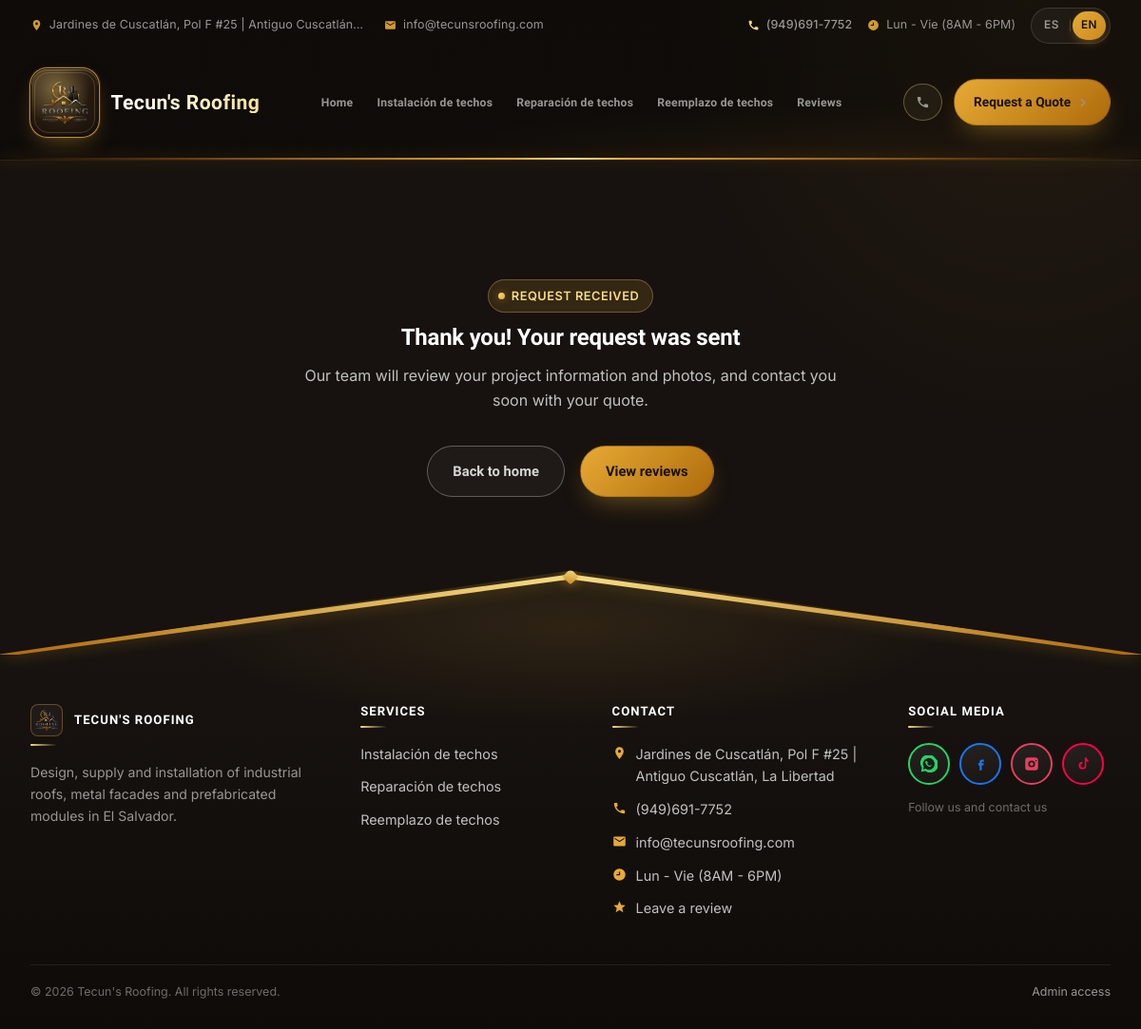
Screenshot of /cotizacion/gracias with the database file from the repository.
### models.py (models this page shows)
class ContentBlock(db.Model):
    __tablename__ = "content_blocks"
    id = db.Column(db.Integer, primary_key=True)
    section_key = db.Column(db.String(80), unique=True, nullable=False)
    label = db.Column(db.String(150), nullable=False)  # human-friendly label for admin UI
    eyebrow = db.Column(db.String(150))
    title = db.Column(db.String(300))
    body = db.Column(db.Text)
    image_path = db.Column(db.String(300))
    extra = db.Column(db.String(300))  # small extra field (phone, cta label, etc.)
    updated_at = db.Column(db.DateTime, default=datetime.utcnow, onupdate=datetime.utcnow)

class Service(db.Model):
    __tablename__ = "services"
    id = db.Column(db.Integer, primary_key=True)
    slug = db.Column(db.String(120), unique=True, nullable=False)
    name = db.Column(db.String(150), nullable=False)
    short_description = db.Column(db.String(400))
    description = db.Column(db.Text)
    work_methods = db.Column(db.Text)  # métodos de trabajo: un ítem por línea
    image_path = db.Column(db.String(300))  # imagen de portada / fallback del hero
    video_path = db.Column(db.String(300))  # video opcional del hero (mp4/webm)
    order = db.Column(db.Integer, default=0)
    active = db.Column(db.Boolean, default=True)
    gallery_images = db.relationship(
        "ServiceGalleryImage",
        backref="service",
        cascade="all, delete-orphan",
        lazy=True,
        order_by="ServiceGalleryImage.sort_order",
    )

### public_routes.py (the view)
@public_bp.route("/cotizacion/gracias")
def cotizacion_gracias():
    return render_template("cotizacion_gracias.html")

### translations.py (called while the page is built)
def set_language():
    lang = request.cookies.get("lang")
    if lang not in SUPPORTED:
        lang = detect_lang()
    g.lang = lang

def detect_lang():
    accept = request.headers.get("Accept-Language", "")
    primary = accept.split(",")[0].strip().lower()
    code = primary.split(";")[0].split("-")[0].strip()
    return ES if code == ES else EN

def t(text, lang=None):
    text = str(text) if text is not None else ""
    if not text.strip():
        return text
    lang = lang or getattr(g, "lang", DEFAULT)
    if lang == DEFAULT or not _enabled():
        return text
    mapping = translate_mapping([text], lang)
    return mapping.get(text, text)

def localize(obj, fields):
    lang = getattr(g, "lang", DEFAULT)
    if lang == DEFAULT or not obj:
        return obj
    texts = [getattr(obj, f) for f in fields
             if getattr(obj, f, None) and isinstance(getattr(obj, f), str)]
    mapping = translate_mapping(texts, lang)
    return Localized(obj, fields, mapping)

def localize_service(service):
    return localize(service, list(SERVICE_FIELDS))

### templates/cotizacion_gracias.html (shortened to what this page needs)
{% extends "base.html" %}
{% block content %}
<section class="section section--dark" style="min-height:60vh; display:flex; align-items:center;">
  <div class="container" style="text-align:center; max-width:640px;">
    <div class="eyebrow" style="justify-content:center;">{{ t('Request received') }}</div>
    <h1>{{ t('Thank you! Your request was sent') }}</h1>
    <p style="color:var(--silver);">{{ t('Our team will review your project information and photos, and contact you soon with your quote.') }}</p>
    <div class="hero-actions" style="justify-content:center;">
      <a href="{{ url_for('public.index') }}" class="btn btn-outline">{{ t('Back to home') }}</a>
      <a href="{{ url_for('public.resenas') }}" class="btn btn-rust">{{ t('View reviews') }}</a>
    </div>
  </div>
</section>
{% endblock %}

### templates/base.html (shortened to what this page needs)
<!doctype html>
<html lang="{{ 'en' if current_lang == 'en' else 'es' }}">
<head>
  <link rel="stylesheet" href="{{ url_for('static', filename='css/style.css') }}">
</head>
<body>
  <div class="site-header" id="siteHeader">
    <div class="topbar">
      <div class="container">
        <div class="topbar-left">
          {% if site_info %}
          <span class="topbar-item">
            <svg class="topbar-ico" viewBox="0 0 24 24" aria-hidden="true"><path fill="currentColor" d="M12 2C8.13 2 5 5.13 5 9c0 5.25 7 13 7 13s7-7.75 7-13c0-3.87-3.13-7-7-7zm0 9.5A2.5 2.5 0 1 1 12 6.5a2.5 2.5 0 0 1 0 5z"/></svg>
            <span>{{ site_info.body }}</span>
          </span>
          <a class="topbar-item" href="mailto:{{ site_info.title }}">
            <svg class="topbar-ico" viewBox="0 0 24 24" aria-hidden="true"><path fill="currentColor" d="M20 4H4c-1.1 0-2 .9-2 2v12c0 1.1.9 2 2 2h16c1.1 0 2-.9 2-2V6c0-1.1-.9-2-2-2zm0 4-8 5L4 8V6l8 5 8-5v2z"/></svg>
            <span>{{ site_info.title }}</span>
          </a>
          {% endif %}
        </div>
        <div class="topbar-right">
          {% if site_info %}
          <div class="topbar-phones">
            {% if site_info.eyebrow %}
            <a class="topbar-item topbar-item--phone" href="tel:{{ site_info.eyebrow }}">
              <span>{{ site_info.eyebrow }}</span>
            </a>
            {% endif %}
            <span class="topbar-item">
            <svg class="topbar-ico" viewBox="0 0 24 24" aria-hidden="true"><path fill="currentColor" d="M12 2a10 10 0 1 0 0 20 10 10 0 0 0 0-20zm1 11H7v-2h4V7h2v6z"/></svg>
            <span>{{ site_info.extra }}</span>
          </span>
          <div class="lang-switch" aria-label="{{ t('Language') }}">
            <a href="{{ url_for('public.set_lang', lang='es') }}" class="{{ 'active' if current_lang == 'es' else '' }}" aria-label="{{ t('Spanish') }}">ES</a>
            <a href="{{ url_for('public.set_lang', lang='en') }}" class="{{ 'active' if current_lang == 'en' else '' }}" aria-label="{{ t('English') }}">EN</a>
          </div>
        </div>
        {% endif %}
      </div>
    </div>
    <header class="navbar">
      <div class="container">
        <a class="brand" href="{{ url_for('public.index') }}">
          {% if site_logo and site_logo.image_path %}
            <span class="brand-logo-wrap">
              <img src="{{ url_for('static', filename=site_logo.image_path) }}" alt="Tecun's Roofing">
            </span>
          {% else %}
            <span class="brand-mark" aria-hidden="true"></span>
          {% endif %}
          <span class="brand-text">
            <span class="brand-name">{% block brand_name %}Tecun's Roofing{% endblock %}</span>
          </span>
        </a>
        <nav class="nav-links" id="navLinks" aria-label="{{ t('Main menu') }}">
          {% set ep = request.endpoint or '' %}
          {% set current_slug = (request.view_args or {}).get('slug') %}
          {% set extra_slugs = nav_services_extra | map(attribute='slug') | list %}
          {% set extra_active = ep == 'public.servicio_detalle' and current_slug in extra_slugs %}
          <a
            class="nav-item nav-item--fixed {{ 'is-active' if ep == 'public.index' else '' }}"
            href="{{ url_for('public.index') }}"
          >{{ t('Home') }}</a>
          {% for s in nav_services_visible %}
          <a
            class="nav-item nav-item--product {{ 'is-active' if ep == 'public.servicio_detalle' and current_slug == s.slug else '' }}"
            href="{{ url_for('public.servicio_detalle', slug=s.slug) }}"
            title="{{ s.name }}"
          >{{ s.name }}</a>
          {% endfor %}
          <a
            class="nav-item nav-item--fixed {{ 'is-active' if ep == 'public.resenas' else '' }}"
            href="{{ url_for('public.resenas') }}"
          >{{ t('Reviews') }}</a>
        </nav>
        <div class="nav-cta">
          {% if site_info and site_info.eyebrow %}
          <a class="btn btn-call btn-call--desk" href="tel:{{ site_info.eyebrow }}" aria-label="{{ t('Call Us Today') }}">
            <svg viewBox="0 0 24 24" aria-hidden="true"><path fill="currentColor" d="M6.62 10.79a15.05 15.05 0 0 0 6.59 6.59l2.2-2.2a1 1 0 0 1 1.01-.24c1.12.37 2.33.57 3.58.57a1 1 0 0 1 1 1V20a1 1 0 0 1-1 1C10.4 21 3 13.6 3 4a1 1 0 0 1 1-1h3.5a1 1 0 0 1 1 1c0 1.25.2 2.45.57 3.57a1 1 0 0 1-.25 1.02l-2.2 2.2z"/></svg>
          </a>
          {% endif %}
          <a class="btn btn-rust btn-nav-cta" href="{{ url_for('public.cotizacion') }}">
            <span>{{ t('Request a Quote') }}</span>
            <svg class="btn-arrow" viewBox="0 0 24 24" aria-hidden="true"><path fill="currentColor" d="M13.172 12 8.222 7.05l1.414-1.414L16 12l-6.364 6.364-1.414-1.414z"/></svg>
          </a>
        </div>
      </div>
      <div class="navbar-glow" aria-hidden="true"></div>
    </header>
    <div class="header-accent" aria-hidden="true"></div>
  </div>
  <main>
    {% block content %}{% endblock %}
  </main>
  <footer class="site-footer">
    <div class="site-footer__shell">
      <div class="site-footer__ridge" aria-hidden="true">
        <span class="site-footer__ridge-cap"></span>
      </div>
      <div class="container site-footer__content">
        <div class="footer-grid">
          <div class="footer-brand">
            <h4 class="footer-brand__name">
              {% if site_logo and site_logo.image_path %}
                <img src="{{ url_for('static', filename=site_logo.image_path) }}" alt="Tecun's Roofing" class="footer-brand__logo">
              {% endif %}
              <span>TECUN'S ROOFING</span>
            </h4>
            <p class="footer-brand__text">{{ t('Design, supply and installation of industrial roofs, metal facades and prefabricated modules in El Salvador.') }}</p>
          </div>
          <div class="footer-col">
            <h4>{{ t('Services') }}</h4>
            <ul>
              {% for s in nav_services %}
                <li><a href="{{ url_for('public.servicio_detalle', slug=s.slug) }}">{{ s.name }}</a></li>
              {% endfor %}
            </ul>
          </div>
          <div class="footer-col">
            <h4>{{ t('Contact') }}</h4>
            <ul class="footer-contact">
              {% if site_info %}
              <li>
                <svg viewBox="0 0 24 24" aria-hidden="true"><path fill="currentColor" d="M12 2C8.13 2 5 5.13 5 9c0 5.25 7 13 7 13s7-7.75 7-13c0-3.87-3.13-7-7-7zm0 9.5A2.5 2.5 0 1 1 12 6.5a2.5 2.5 0 0 1 0 5z"/></svg>
                <span>{{ site_info.body }}</span>
              </li>
              <li>
                <svg viewBox="0 0 24 24" aria-hidden="true"><path fill="currentColor" d="M6.62 10.79a15.05 15.05 0 0 0 6.59 6.59l2.2-2.2a1 1 0 0 1 1.01-.24c1.12.37 2.33.57 3.58.57a1 1 0 0 1 1 1V20a1 1 0 0 1-1 1C10.4 21 3 13.6 3 4a1 1 0 0 1 1-1h3.5a1 1 0 0 1 1 1c0 1.25.2 2.45.57 3.57a1 1 0 0 1-.25 1.02l-2.2 2.2z"/></svg>
                <a href="tel:{{ site_info.eyebrow }}">{{ site_info.eyebrow }}</a>
              </li>
              <li>
                <svg viewBox="0 0 24 24" aria-hidden="true"><path fill="currentColor" d="M20 4H4c-1.1 0-2 .9-2 2v12c0 1.1.9 2 2 2h16c1.1 0 2-.9 2-2V6c0-1.1-.9-2-2-2zm0 4-8 5L4 8V6l8 5 8-5v2z"/></svg>
                <a href="mailto:{{ site_info.title }}">{{ site_info.title }}</a>
              </li>
              <li>
                <svg viewBox="0 0 24 24" aria-hidden="true"><path fill="currentColor" d="M12 2a10 10 0 1 0 0 20 10 10 0 0 0 0-20zm1 11H7v-2h4V7h2v6z"/></svg>
                <span>{{ site_info.extra }}</span>
              </li>
              {% endif %}
              <li>
                <svg viewBox="0 0 24 24" aria-hidden="true"><path fill="currentColor" d="M12 17.27 18.18 21l-1.64-7.03L22 9.24l-7.19-.61L12 2 9.19 8.63 2 9.24l5.46 4.73L5.82 21z"/></svg>
                <a href="{{ url_for('public.resenas') }}">{{ t('Leave a review') }}</a>
              </li>
            </ul>
          </div>
          <div class="footer-col">
            <h4>{{ t('Social media') }}</h4>
            <div class="footer-social">
              {% if site_socials and site_socials.eyebrow %}
              <a class="footer-social__btn footer-social__btn--wa" href="{{ site_socials.eyebrow }}" target="_blank" rel="noopener" aria-label="WhatsApp" title="WhatsApp">
              </a>
              {% endif %}
              {% if site_socials and site_socials.title %}
              <a class="footer-social__btn footer-social__btn--fb" href="{{ site_socials.title }}" target="_blank" rel="noopener" aria-label="Facebook" title="Facebook">
                <svg viewBox="0 0 24 24" aria-hidden="true"><path fill="currentColor" d="M14 9h3V6h-3c-1.8 0-3 1.4-3 3v2H9v3h2v7h3v-7h2.4l.6-3H14V9z"/></svg>
              </a>
              {% endif %}
              {% if site_socials and site_socials.body %}
              <a class="footer-social__btn footer-social__btn--ig" href="{{ site_socials.body }}" target="_blank" rel="noopener" aria-label="Instagram" title="Instagram">
                <svg viewBox="0 0 24 24" aria-hidden="true"><path fill="currentColor" d="M7 3h10a4 4 0 0 1 4 4v10a4 4 0 0 1-4 4H7a4 4 0 0 1-4-4V7a4 4 0 0 1 4-4zm5 4.2A4.8 4.8 0 1 0 16.8 12 4.8 4.8 0 0 0 12 7.2zm6.1-.9a1.1 1.1 0 1 0 1.1 1.1 1.1 1.1 0 0 0-1.1-1.1zM12 9.5A2.5 2.5 0 1 1 9.5 12 2.5 2.5 0 0 1 12 9.5z"/></svg>
              </a>
              {% endif %}
              {% if site_socials and site_socials.extra %}
              <a class="footer-social__btn footer-social__btn--tt" href="{{ site_socials.extra }}" target="_blank" rel="noopener" aria-label="TikTok" title="TikTok">
                <svg viewBox="0 0 24 24" aria-hidden="true"><path fill="currentColor" d="M14.5 3h2.2c.2 1.6 1.2 3 2.8 3.6V9c-1.1 0-2.1-.3-3-1v6.2A5.2 5.2 0 1 1 11.3 9v2.2a3 3 0 1 0 3.2 3V3z"/></svg>
              </a>
              {% endif %}
            </div>
            <p class="footer-social__hint">{{ t('Follow us and contact us') }}</p>
          </div>
        </div>
        <div class="footer-bottom">
          <span>© {{ 2026 }} Tecun's Roofing. {{ t('All rights reserved.') }}</span>
          <a href="{{ url_for('admin.login') }}">{{ t('Admin access') }}</a>
        </div>
      </div>
    </div>
  </footer>
</body>
</html>

### rows the page displays
ContentBlock: body "Jardines de Cuscatlán, Pol F #25 | Antiguo Cuscatlá…", title "info@tecunsroofing.com", eyebrow "(949)691-7752", extra "Lun - Vie (8AM - 6PM)", body "Jardines de Cuscatlán, Pol F #25 | Antiguo Cuscatlán, La Libertad"
ContentBlock: image_path (picture)
Service: name "Instalación de techos"
Service: name "Reparación de techos"
Service: name "Reemplazo de techos"

### other values shown
{{ t('Home') }} "Home"
{{ t('Reviews') }} "Reviews"
{{ t('Request a Quote') }} "Request a Quote"
{{ t('Request received') }} "REQUEST RECEIVED"
{{ t('Thank you! Your request was sent') }} "Thank you! Your request was sent"
{{ t('Back to home') }} "Back to home"
{{ t('View reviews') }} "View reviews"
{{ t('Services') }} "SERVICES"
{{ t('Contact') }} "CONTACT"
{{ t('Leave a review') }} "Leave a review"
{{ t('Social media') }} "SOCIAL MEDIA"
{{ t('Follow us and contact us') }} "Follow us and contact us"
{{ 2026 }} "2026"
{{ t('All rights reserved.') }} "All rights reserved."
{{ t('Admin access') }} "Admin access"
